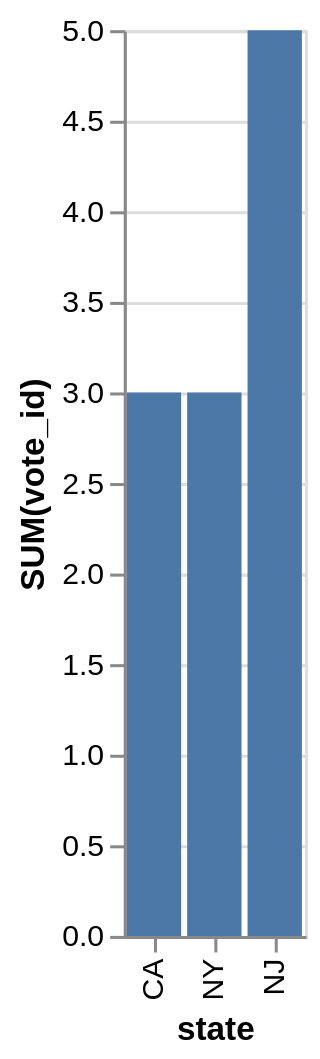

Express this chart as Vega-Lite.
### Vega-Lite specification from a JSON file in a GitHub repository (floating-point values rounded to 4 significant figures)
{"data": {"values": [{"x_data": "CA", "y_data": 3}, {"x_data": "NY", "y_data": 3}, {"x_data": "NJ\n", "y_data": 5}]}, "mark": "bar", "encoding": {"x": {"field": "x_data", "type": "nominal", "title": "state", "sort": {"op": "sum", "field": "y_data", "order": "ascending"}}, "y": {"field": "y_data", "type": "quantitative", "title": "SUM(vote_id)"}}}
